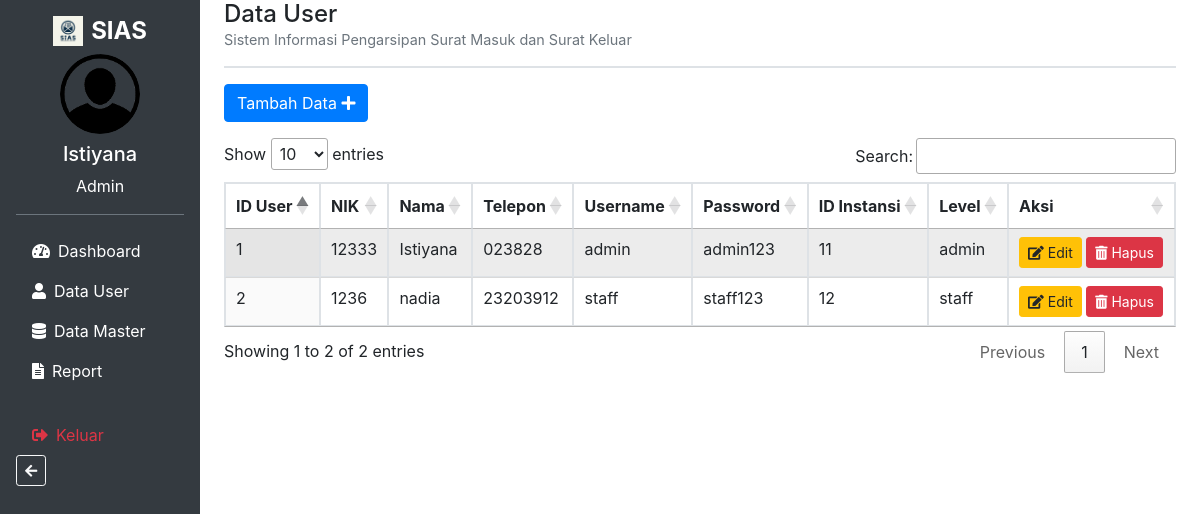
Page /user/user.php on the committed database.
### tables this page shows
CREATE TABLE `tb_user` (
  `id_user` int(11) NOT NULL,
  `nik` int(16) NOT NULL,
  `nama` varchar(225) NOT NULL,
  `telepon` varchar(225) NOT NULL,
  `username` varchar(225) NOT NULL,
  `password` varchar(225) NOT NULL,
  `id_instansi` int(11) NOT NULL,
  `level` varchar(25) NOT NULL
);

### user/user.php (the view, shortened to what this page needs)
<?php
include '../config/koneksi.php';
$query = "SELECT * FROM tb_user";
$result = mysqli_query($koneksi, $query);
?>
<!DOCTYPE html>
<html lang="id">
<head>
    <link rel="stylesheet" href="https://stackpath.bootstrapcdn.com/bootstrap/4.5.2/css/bootstrap.min.css">
    <link rel="stylesheet" href="https://cdnjs.cloudflare.com/ajax/libs/font-awesome/5.15.4/css/all.min.css">
    <link rel="stylesheet" href="https://cdn.datatables.net/1.10.21/css/jquery.dataTables.min.css">
</head>
<body>
    <div class="container-fluid">
        <div class="row">
            <nav class="col-md-3 col-lg-2 sidebar p-3">
                <h4 class="text-center font-weight-bold">
                    <img src="../img/logo.jpg" alt="Logo Sistem Informasi Arsip" width="30"> SIAS
                </h4>
                <div class="profile text-center mb-3">
                    <img src="../img/foto.png" alt="Foto Admin">
                    <h5 class="mt-2">Istiyana</h5>
                    <p>Admin</p>
                </div>
                <div class="divider"></div>
                <ul class="nav flex-column mt-3">
                    <li class="nav-item">
                        <a class="nav-link" href="../dashboard_admin.php"><i class="fas fa-tachometer-alt"></i>
                            Dashboard</a>
                    <li class="nav-item">
                        <a class="nav-link" href="../user/user.php" aria-label="User"><i class="fas fa-user"></i>
                            Data User</a>
                    </li>
                    <li class="nav-item">
                        <a class="nav-link" data-toggle="collapse" href="#dataMasterSubmenu" role="button"
                            aria-expanded="false" aria-controls="dataMasterSubmenu" aria-label="Data Master">
                            <i class="fas fa-database"></i> Data Master
                        </a>
                    </li>
                    <li class="nav-item">
                        <a class="nav-link" data-toggle="collapse" href="#reportSubmenu" role="button"
                            aria-expanded="false" aria-controls="reportSubmenu" aria-label="Report">
                            <i class="fas fa-file-alt"></i> Report
                        </a>
                    </li>
                    <li class="nav-item mt-4">
                        <a href="../index.php" class="nav-link text-danger" aria-label="Keluar"><i
                                class="fas fa-sign-out-alt"></i> Keluar</a>
                    </li>
                </ul>
                <div class="mt-auto text-left">
                    <a href="../dashboard_admin.php" class="btn btn-outline-light btn-sm"><i
                            class="fas fa-arrow-left"></i></a>
                </div>
            </nav>
            <main class="col-md-9 ml-sm-auto col-lg-10 px-md-4">
                <div class="mb-3">
                    <h2 class="main-title">Data User</h2>
                    <p class="sub-title">Sistem Informasi Pengarsipan Surat Masuk dan Surat Keluar</p>
                    <div class="main-divider"></div>
                </div>
                <div class="mb-3">
                    <a href="tambah_data_user.php" class="btn btn-primary">
                        Tambah Data <i class="fas fa-plus"></i>
                    </a>
                </div>
                <div class="table-responsive">
                    <table id="userTable" class="table table-striped table-bordered display">
                        <thead>
                            <tr>
                                <th>ID User</th>
                                <th>NIK</th>
                                <th>Nama</th>
                                <th>Telepon</th>
                                <th>Username</th>
                                <th>Password</th>
                                <th>ID Instansi</th>
                                <th>Level</th>
                                <th>Aksi</th>
                            </tr>
                        </thead>
                        <tbody>
                            <?php
                            while ($row = mysqli_fetch_assoc($result)) {
                                echo "<tr>
                                        <td>{$row['id_user']}</td>
                                        <td>{$row['nik']}</td>
                                        <td>{$row['nama']}</td>
                                        <td>{$row['telepon']}</td>
                                        <td>{$row['username']}</td>
                                        <td>{$row['password']}</td>
                                        <td>{$row['id_instansi']}</td>
                                        <td>{$row['level']}</td>
                                        <td>
                                            <a href='edit_user.php?id_user={$row['id_user']}' class='btn btn-warning btn-sm'><i class='fas fa-edit'></i> Edit</a>
                                            <a href='proses_hapus_user.php?id_user={$row['id_user']}' class='btn btn-danger btn-sm' onclick=\"return confirm('Apakah Anda yakin ingin menghapus data ini?');\">
                                                <i class='fas fa-trash-alt'></i> Hapus
                                            </a>
                                        </td>
                                    </tr>";
                            }
                            ?>
                        </tbody>
                    </table>
                </div>
            </main>
        </div>
    </div>
</body>
</html>

### user/user.php (style rules this page uses)
.sidebar { min-height: 100vh; background-color: #343a40; color: #fff; }
.sidebar .nav-link, .sidebar h4 { color: #fff; }
.sidebar h4 { display: flex; align-items: center; justify-content: center; }
.sidebar h4 img { margin-right: 8px; }
.profile img { width: 80px; height: 80px; border-radius: 50%; }
.sidebar .divider { height: 1px; background-color: #6c757d; margin: 1rem 0; }
.sidebar .nav-item .nav-link { display: flex; align-items: center; }
.sidebar .nav-item .nav-link i { margin-right: 8px; }
.main-title { font-size: 1.5rem; margin-bottom: 0; }
.sub-title { font-size: 0.9rem; color: #6c757d; }
.main-divider { height: 2px; background-color: #dee2e6; margin: 1rem 0; }

### rows in the picture
tb_user: id_user "1", nik "12333", nama "Istiyana", telepon "023828", username "admin", password "admin123", id_instansi "11", level "admin"
tb_user: id_user "2", nik "1236", nama "nadia", telepon "23203912", username "staff", password "staff123", id_instansi "12", level "staff"
